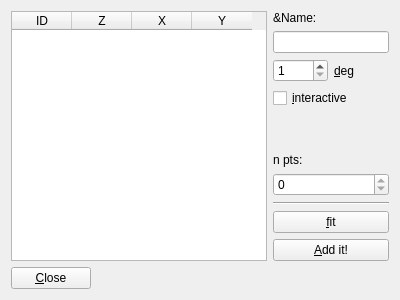
<?xml version="1.0" encoding="UTF-8"?>
<ui version="4.0">
 <class>addLine</class>
 <widget class="QWidget" name="addLine">
  <property name="geometry">
   <rect>
    <x>0</x>
    <y>0</y>
    <width>400</width>
    <height>300</height>
   </rect>
  </property>
  <property name="sizePolicy">
   <sizepolicy hsizetype="Fixed" vsizetype="Fixed">
    <horstretch>0</horstretch>
    <verstretch>0</verstretch>
   </sizepolicy>
  </property>
  <property name="minimumSize">
   <size>
    <width>400</width>
    <height>300</height>
   </size>
  </property>
  <property name="maximumSize">
   <size>
    <width>400</width>
    <height>300</height>
   </size>
  </property>
  <property name="windowTitle">
   <string>add lines</string>
  </property>
  <layout class="QVBoxLayout" name="verticalLayout_2">
   <item>
    <layout class="QHBoxLayout" name="horizontalLayout_3">
     <item>
      <widget class="QTableWidget" name="tableWidget">
       <property name="horizontalScrollBarPolicy">
        <enum>Qt::ScrollBarAlwaysOff</enum>
       </property>
       <attribute name="horizontalHeaderDefaultSectionSize">
        <number>60</number>
       </attribute>
       <column>
        <property name="text">
         <string>ID</string>
        </property>
       </column>
       <column>
        <property name="text">
         <string>Z</string>
        </property>
       </column>
       <column>
        <property name="text">
         <string>X</string>
        </property>
       </column>
       <column>
        <property name="text">
         <string>Y</string>
        </property>
       </column>
      </widget>
     </item>
     <item>
      <layout class="QVBoxLayout" name="verticalLayout">
       <item>
        <widget class="QLabel" name="label_3">
         <property name="text">
          <string>&amp;Name:</string>
         </property>
        </widget>
       </item>
       <item>
        <widget class="QLineEdit" name="name_lineEdit"/>
       </item>
       <item>
        <layout class="QHBoxLayout" name="horizontalLayout">
         <item>
          <widget class="QSpinBox" name="deg_spinBox">
           <property name="minimum">
            <number>1</number>
           </property>
          </widget>
         </item>
         <item>
          <widget class="QLabel" name="label">
           <property name="text">
            <string>&amp;deg</string>
           </property>
           <property name="buddy">
            <cstring>deg_spinBox</cstring>
           </property>
          </widget>
         </item>
        </layout>
       </item>
       <item>
        <widget class="QCheckBox" name="interactive_checkBox">
         <property name="text">
          <string>&amp;interactive</string>
         </property>
        </widget>
       </item>
       <item>
        <spacer name="verticalSpacer">
         <property name="orientation">
          <enum>Qt::Vertical</enum>
         </property>
         <property name="sizeHint" stdset="0">
          <size>
           <width>20</width>
           <height>40</height>
          </size>
         </property>
        </spacer>
       </item>
       <item>
        <widget class="QLabel" name="label_2">
         <property name="text">
          <string>n pts:</string>
         </property>
         <property name="buddy">
          <cstring>spinBox</cstring>
         </property>
        </widget>
       </item>
       <item>
        <widget class="QSpinBox" name="spinBox">
         <property name="readOnly">
          <bool>true</bool>
         </property>
        </widget>
       </item>
       <item>
        <widget class="Line" name="line">
         <property name="orientation">
          <enum>Qt::Horizontal</enum>
         </property>
        </widget>
       </item>
       <item>
        <widget class="QPushButton" name="fit_pushButton">
         <property name="text">
          <string>&amp;fit</string>
         </property>
        </widget>
       </item>
       <item>
        <widget class="QPushButton" name="add_pushButton">
         <property name="text">
          <string>&amp;Add it!</string>
         </property>
        </widget>
       </item>
      </layout>
     </item>
    </layout>
   </item>
   <item>
    <layout class="QHBoxLayout" name="horizontalLayout_2">
     <item>
      <widget class="QPushButton" name="closeButton">
       <property name="text">
        <string>&amp;Close</string>
       </property>
      </widget>
     </item>
     <item>
      <spacer name="horizontalSpacer">
       <property name="orientation">
        <enum>Qt::Horizontal</enum>
       </property>
       <property name="sizeHint" stdset="0">
        <size>
         <width>40</width>
         <height>20</height>
        </size>
       </property>
      </spacer>
     </item>
    </layout>
   </item>
  </layout>
 </widget>
 <resources/>
 <connections/>
</ui>
